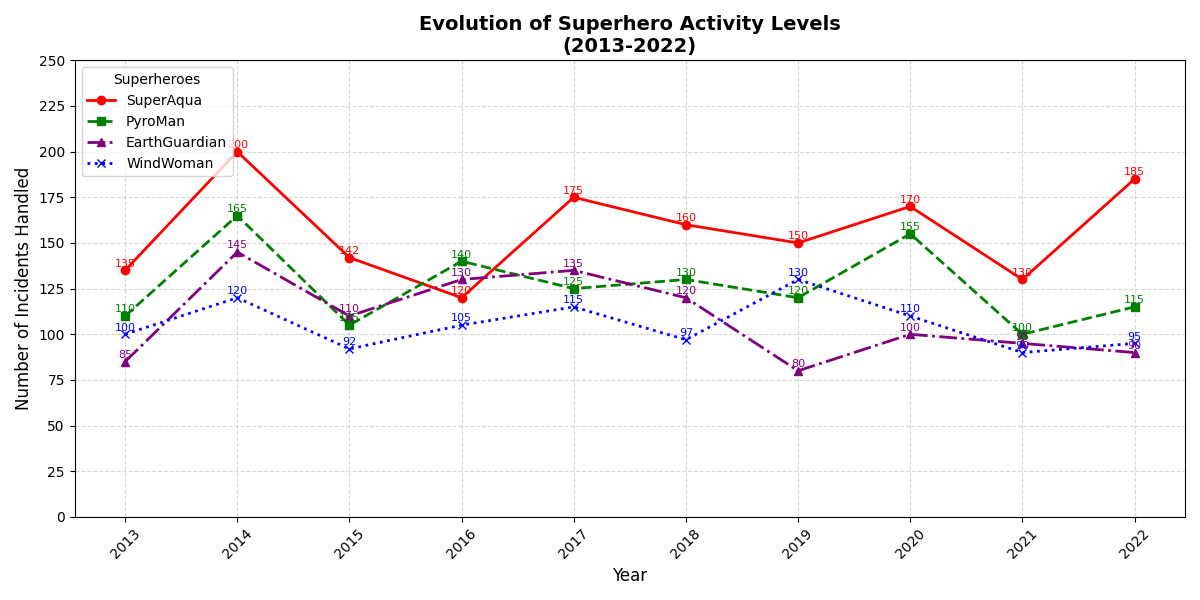

Python code for this plot:
import matplotlib.pyplot as plt
import numpy as np

# Define years
years = np.array(list(range(2013, 2023)))

# Heroic activities data (shuffled)
superaqua_activities = np.array([135, 200, 142, 120, 175, 160, 150, 170, 130, 185])
pyroman_activities = np.array([110, 165, 105, 140, 125, 130, 120, 155, 100, 115])
earthguardian_activities = np.array([85, 145, 110, 130, 135, 120, 80, 100, 95, 90])
windwoman_activities = np.array([100, 120, 92, 105, 115, 97, 130, 110, 90, 95])

plt.figure(figsize=(12, 6))

plt.plot(years, superaqua_activities, marker='o', linestyle='-', color='red', linewidth=2, label='SuperAqua')
plt.plot(years, pyroman_activities, marker='s', linestyle='--', color='green', linewidth=2, label='PyroMan')
plt.plot(years, earthguardian_activities, marker='^', linestyle='-.', color='purple', linewidth=2, label='EarthGuardian')
plt.plot(years, windwoman_activities, marker='x', linestyle=':', color='blue', linewidth=2, label='WindWoman')

for (x, y) in zip(years, superaqua_activities):
    plt.text(x, y + 2, f'{y}', color='red', fontsize=8, ha='center')

for (x, y) in zip(years, pyroman_activities):
    plt.text(x, y + 2, f'{y}', color='green', fontsize=8, ha='center')

for (x, y) in zip(years, earthguardian_activities):
    plt.text(x, y + 2, f'{y}', color='purple', fontsize=8, ha='center')

for (x, y) in zip(years, windwoman_activities):
    plt.text(x, y + 2, f'{y}', color='blue', fontsize=8, ha='center')

plt.title('Evolution of Superhero Activity Levels\n(2013-2022)', fontsize=14, fontweight='bold', ha='center')
plt.xlabel('Year', fontsize=12)
plt.ylabel('Number of Incidents Handled', fontsize=12)

plt.xticks(years, rotation=45)
plt.yticks(range(0, 251, 25))

plt.legend(title='Superheroes', fontsize=10, loc='upper left')

plt.grid(True, linestyle='--', alpha=0.5)
plt.tight_layout()

plt.show()
